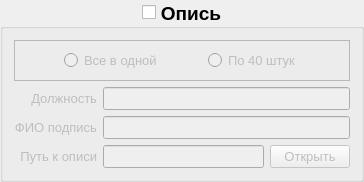
     <widget class="QGroupBox" name="groupBox_main_inventory_insert">
      <property name="font">
       <font>
        <pointsize>14</pointsize>
        <weight>75</weight>
        <bold>true</bold>
       </font>
      </property>
      <property name="title">
       <string>Опись</string>
      </property>
      <property name="alignment">
       <set>Qt::AlignCenter</set>
      </property>
      <property name="checkable">
       <bool>true</bool>
      </property>
      <property name="checked">
       <bool>false</bool>
      </property>
      <layout class="QGridLayout" name="gridLayout_6">
       <item row="1" column="0">
        <widget class="QLabel" name="label_main_account_position">
         <property name="sizePolicy">
          <sizepolicy hsizetype="Preferred" vsizetype="Minimum">
           <horstretch>0</horstretch>
           <verstretch>0</verstretch>
          </sizepolicy>
         </property>
         <property name="font">
          <font>
           <pointsize>10</pointsize>
           <weight>50</weight>
           <bold>false</bold>
          </font>
         </property>
         <property name="text">
          <string>Должность</string>
         </property>
         <property name="alignment">
          <set>Qt::AlignRight|Qt::AlignTrailing|Qt::AlignVCenter</set>
         </property>
        </widget>
       </item>
       <item row="2" column="0">
        <widget class="QLabel" name="label_main_account_executor">
         <property name="sizePolicy">
          <sizepolicy hsizetype="Preferred" vsizetype="Minimum">
           <horstretch>0</horstretch>
           <verstretch>0</verstretch>
          </sizepolicy>
         </property>
         <property name="font">
          <font>
           <pointsize>10</pointsize>
           <weight>50</weight>
           <bold>false</bold>
          </font>
         </property>
         <property name="text">
          <string>ФИО подпись</string>
         </property>
         <property name="alignment">
          <set>Qt::AlignRight|Qt::AlignTrailing|Qt::AlignVCenter</set>
         </property>
        </widget>
       </item>
       <item row="3" column="0">
        <widget class="QLabel" name="label_main_account_path_folder">
         <property name="sizePolicy">
          <sizepolicy hsizetype="Preferred" vsizetype="Minimum">
           <horstretch>0</horstretch>
           <verstretch>0</verstretch>
          </sizepolicy>
         </property>
         <property name="font">
          <font>
           <pointsize>10</pointsize>
           <weight>50</weight>
           <bold>false</bold>
          </font>
         </property>
         <property name="text">
          <string>Путь к описи</string>
         </property>
         <property name="alignment">
          <set>Qt::AlignRight|Qt::AlignTrailing|Qt::AlignVCenter</set>
         </property>
        </widget>
       </item>
       <item row="3" column="1">
        <widget class="QLineEdit" name="lineEdit_main_account_path_folder">
         <property name="sizePolicy">
          <sizepolicy hsizetype="Expanding" vsizetype="Fixed">
           <horstretch>0</horstretch>
           <verstretch>0</verstretch>
          </sizepolicy>
         </property>
         <property name="font">
          <font>
           <pointsize>10</pointsize>
           <weight>50</weight>
           <bold>false</bold>
          </font>
         </property>
        </widget>
       </item>
       <item row="3" column="2">
        <widget class="QPushButton" name="pushButton_account_path_dir">
         <property name="sizePolicy">
          <sizepolicy hsizetype="Fixed" vsizetype="Fixed">
           <horstretch>0</horstretch>
           <verstretch>0</verstretch>
          </sizepolicy>
         </property>
         <property name="font">
          <font>
           <pointsize>10</pointsize>
           <weight>50</weight>
           <bold>false</bold>
          </font>
         </property>
         <property name="text">
          <string>Открыть</string>
         </property>
        </widget>
       </item>
       <item row="0" column="0" colspan="3">
        <widget class="QFrame" name="frame">
         <property name="sizePolicy">
          <sizepolicy hsizetype="Preferred" vsizetype="Fixed">
           <horstretch>0</horstretch>
           <verstretch>0</verstretch>
          </sizepolicy>
         </property>
         <property name="frameShape">
          <enum>QFrame::StyledPanel</enum>
         </property>
         <property name="frameShadow">
          <enum>QFrame::Raised</enum>
         </property>
         <layout class="QGridLayout" name="gridLayout_14">
          <item row="0" column="4">
           <spacer name="horizontalSpacer_2">
            <property name="orientation">
             <enum>Qt::Horizontal</enum>
            </property>
            <property name="sizeHint" stdset="0">
             <size>
              <width>40</width>
              <height>20</height>
             </size>
            </property>
           </spacer>
          </item>
          <item row="0" column="0">
           <spacer name="horizontalSpacer">
            <property name="orientation">
             <enum>Qt::Horizontal</enum>
            </property>
            <property name="sizeHint" stdset="0">
             <size>
              <width>40</width>
              <height>20</height>
             </size>
            </property>
           </spacer>
          </item>
          <item row="0" column="1">
           <widget class="QRadioButton" name="radioButton_main_group2_all_doc">
            <property name="sizePolicy">
             <sizepolicy hsizetype="Expanding" vsizetype="Fixed">
              <horstretch>0</horstretch>
              <verstretch>0</verstretch>
             </sizepolicy>
            </property>
            <property name="font">
             <font>
              <pointsize>10</pointsize>
              <weight>50</weight>
              <bold>false</bold>
             </font>
            </property>
            <property name="text">
             <string>Все в одной</string>
            </property>
           </widget>
          </item>
          <item row="0" column="3">
           <widget class="QRadioButton" name="radioButton_main_group2_40_num">
            <property name="sizePolicy">
             <sizepolicy hsizetype="Expanding" vsizetype="Fixed">
              <horstretch>0</horstretch>
              <verstretch>0</verstretch>
             </sizepolicy>
            </property>
            <property name="font">
             <font>
              <pointsize>10</pointsize>
              <weight>50</weight>
              <bold>false</bold>
             </font>
            </property>
            <property name="text">
             <string>По 40 штук</string>
            </property>
           </widget>
          </item>
          <item row="0" column="2">
           <spacer name="horizontalSpacer_4">
            <property name="orientation">
             <enum>Qt::Horizontal</enum>
            </property>
            <property name="sizeHint" stdset="0">
             <size>
              <width>40</width>
              <height>20</height>
             </size>
            </property>
           </spacer>
          </item>
         </layout>
        </widget>
       </item>
       <item row="1" column="1" colspan="2">
        <widget class="QLineEdit" name="lineEdit_main_account_position">
         <property name="sizePolicy">
          <sizepolicy hsizetype="Expanding" vsizetype="Fixed">
           <horstretch>0</horstretch>
           <verstretch>0</verstretch>
          </sizepolicy>
         </property>
         <property name="font">
          <font>
           <pointsize>10</pointsize>
           <weight>50</weight>
           <bold>false</bold>
          </font>
         </property>
        </widget>
       </item>
       <item row="2" column="1" colspan="2">
        <widget class="QLineEdit" name="lineEdit_main_account_executor">
         <property name="sizePolicy">
          <sizepolicy hsizetype="Expanding" vsizetype="Fixed">
           <horstretch>0</horstretch>
           <verstretch>0</verstretch>
          </sizepolicy>
         </property>
         <property name="font">
          <font>
           <pointsize>10</pointsize>
           <weight>50</weight>
           <bold>false</bold>
          </font>
         </property>
        </widget>
       </item>
      </layout>
     </widget>
